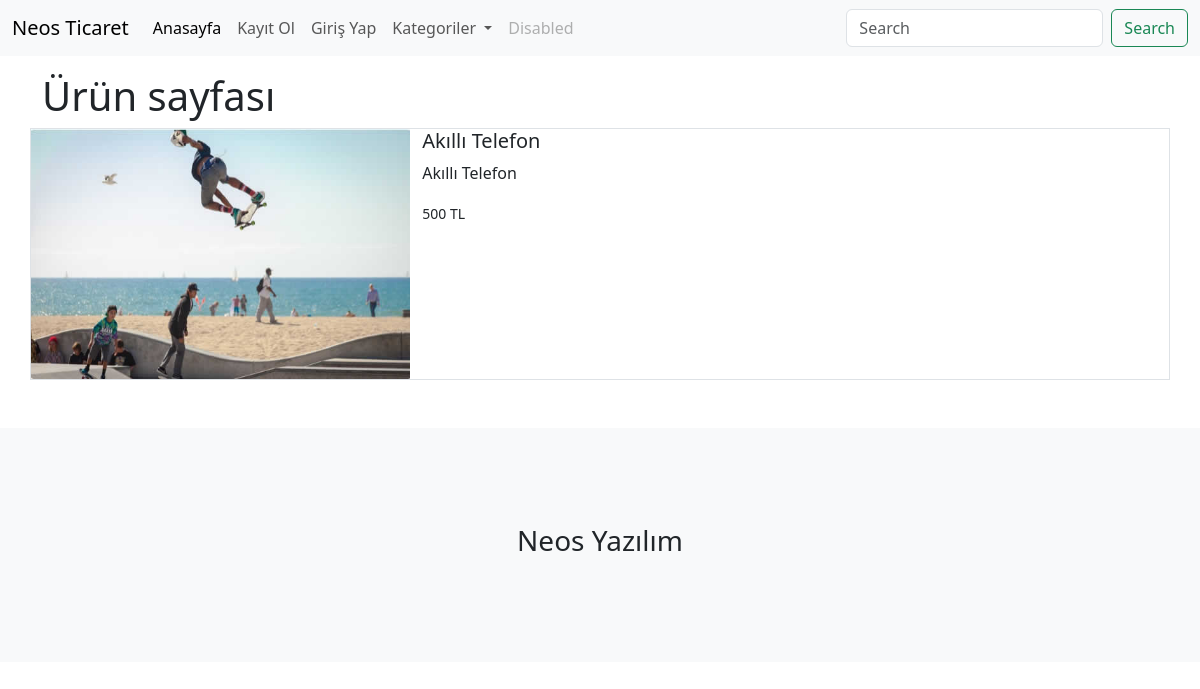
The app's page /urun/4 with its own data.
### urunler/models.py (models this page shows, shortened)
class Urun(models.Model):
    olusturan = models.ForeignKey(User, on_delete=models.CASCADE, null=True)
    kategori = models.ForeignKey(Kategori,on_delete=models.CASCADE, null=True, blank=True)
    alt = models.ManyToManyField(AltKategori)
    seri = models.OneToOneField(SeriNo, on_delete=models.SET_NULL, null=True, blank=True)
    isim = models.CharField(max_length=100) # text inputu
    aciklama = models.TextField(max_length = 500) # textarea
    fiyat = models.IntegerField() # number inputu
    resim = models.FileField(upload_to='urunler/', null=True)

### urunler/views.py (the view)
# urls.py: path('urun/<int:urunId>', urun, name='urun'),
def urun(request, urunId):
    urunum = Urun.objects.get(id = urunId)
    context = {
        'urun':urunum
    }
    return render(request, 'urun.html', context)

### urunler/templates/urun.html
{% extends "index.html" %}
{% load static %}
{% block content %}
    <div class="container mt-3">
      <h1>Ürün sayfası</h1>
        <div class="row border">
            <div class="col-4 p-0">
                <img src="{{urun.resim.url}}" width="100%" height="250" alt="">
            </div>
            <div class="col-8">
                <h5>{{urun.isim}}</h5>
                <p>{{urun.aciklama}}</p>
                <small>{{urun.fiyat}} TL</small>
            </div>
        </div>
    </div>
{% endblock content %}

### records on screen
Urun: resim (picture), isim "Akıllı Telefon", aciklama "Akıllı Telefon", fiyat "500"
